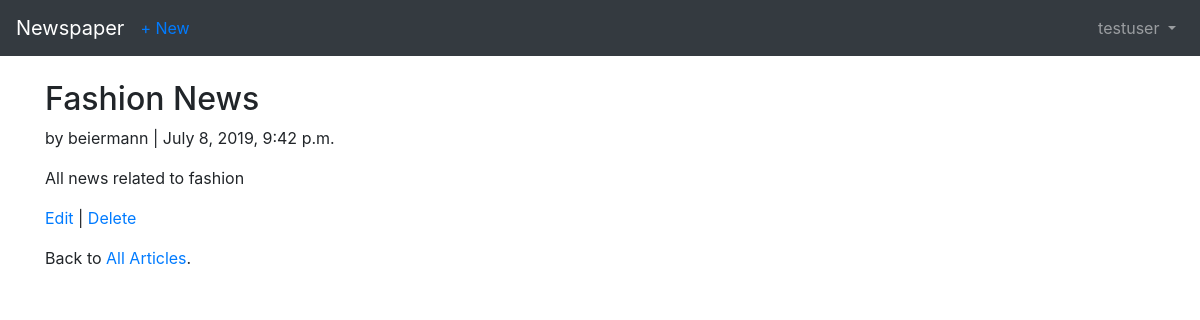
Before: /articles/3/ (signed in) with the older database file.
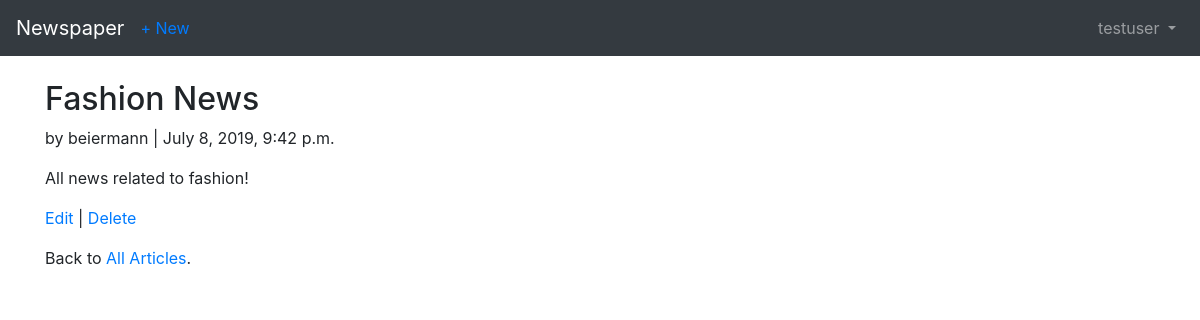
After: the same page with the newer database file.
### articles/models.py (models this page shows, shortened)
class Article(models.Model):
    title = models.CharField(max_length=255)
    body = models.TextField()
    date = models.DateTimeField(auto_now_add=True)
    author = models.ForeignKey(
        get_user_model(),
        on_delete=models.CASCADE,
    )

### users/models.py (models this page shows)
class CustomUser(AbstractUser):
    age = models.PositiveIntegerField(null=True, blank=True)

### articles/views.py (the view)
class ArticleDetailView(LoginRequiredMixin, DetailView):
    model = Article
    template_name = 'article_detail.html'
    login_url = 'login'

### templates/article_detail.html
{% extends 'base.html' %}
{% block content %}
<div class="article-entry">
  <h2>{{ object.title }}</h2>
    <p>by {{ object.author }} | {{ object.date }}</p>
    <p>{{ object.body }}</p>
</div>
<p><a href="{% url 'article_edit' article.pk %}">Edit</a> |
  <a href="{% url 'article_delete' article.pk %}">Delete</a></p>
<p>Back to <a href="{% url 'article_list' %}">All Articles</a>.</p>
{% endblock content %}

Changed rows visible on the page:
changed Article "Fashion News": body "All news related to fashion" → "All news related to fashion!"
